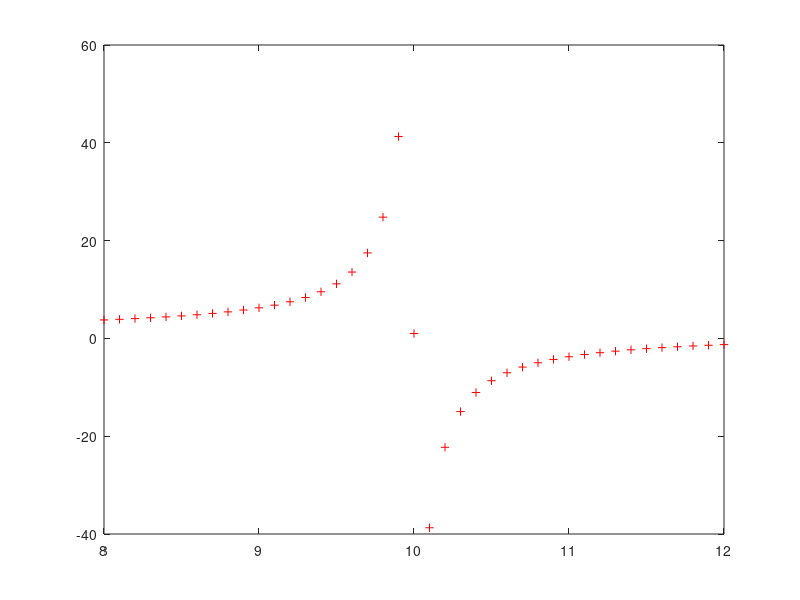

This figure's MATLAB source: (Note: this script raises an error after producing the figure.)
x = 8:0.1:12;
wp = 10; w0 = 10; tau = 0.1;
y = 1+wp^2*(w0^2-x.^2)./((w0^2-x.^2).^2+tau^2*x.^2);
plot(x,y,'r+')
hold on

ft = fittype('1+wp^2*(w0^2-x^2)/((w0^2-x^2)^2+tau^2*x^2)');

[curve,gof] = fit(x',y',ft,'StartPoint',[2,10,10]);
%[curve,gof] = fit(x',y',ft);

plot(curve,x,y)

fprintf('######################Fit Result##############################\n');
fprintf('w0 = %f\n',curve.w0)
fprintf('wp = %f\n',curve.wp)
fprintf('tau = %f\n',curve.tau)